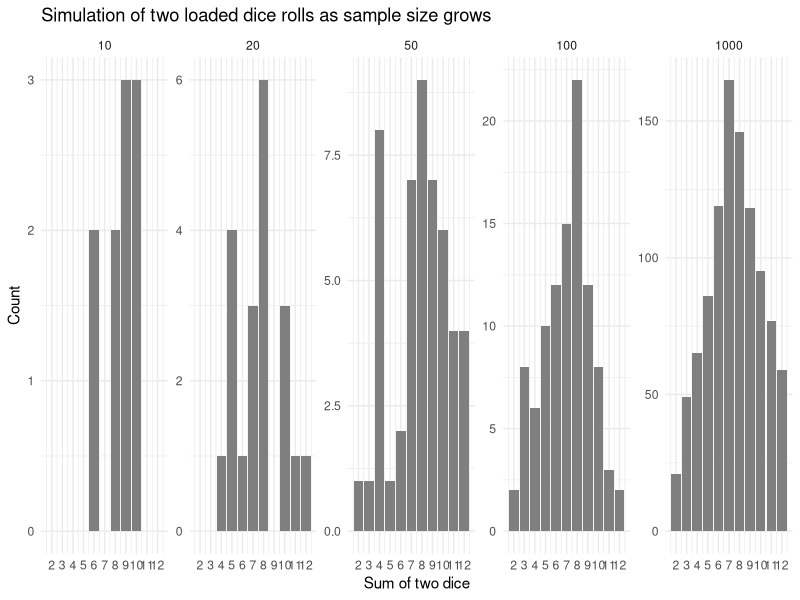
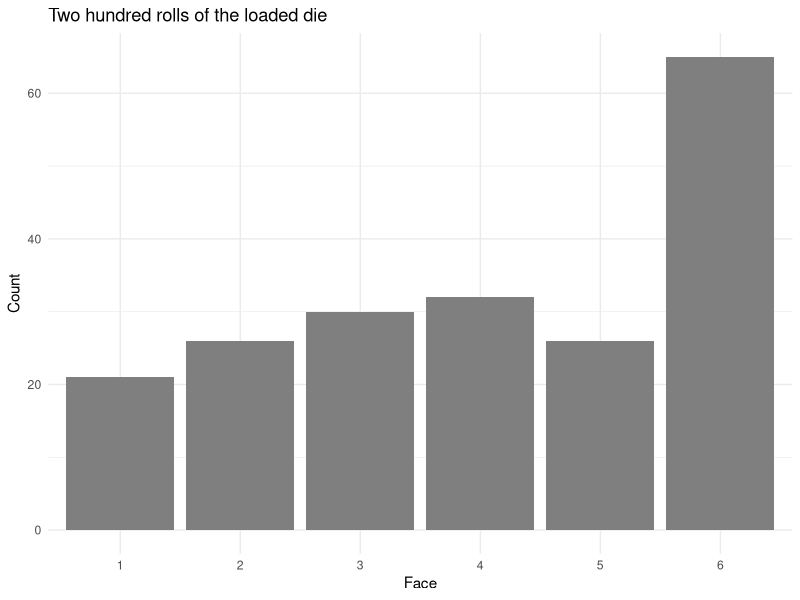

Generate these figures, in order, with R:
## ---- chunk 1
#| message: false
library(tidyverse)
## ---- chunk 2
#| cache: true
throw_dice <- function(n, weights = rep(1/6, 6)) {
  die1 <- sample(1:6, size = n, replace = TRUE, prob = weights)
  die2 <- sample(1:6, size = n, replace = TRUE, prob = weights)
  die1 + die2
}
## ---- chunk 3
set.seed(10)
tibble(n = c(10, 20, 50, 100, 1000)) |>
  mutate(sum = map(n, ~ throw_dice(.x, weights = c(0.15, 0.15, 0.15, 0.15, 0.15, 0.25)))) |>
  unnest(cols = c(sum)) |>
  mutate(n = factor(n, levels = c(10, 20, 50, 100, 1000))) |>
  ggplot(aes(x = sum)) +
  geom_bar(fill = "grey50") +
  scale_x_continuous(breaks = 2:12) +
  facet_wrap(~ n, scales = "free_y", nrow = 1) +
  labs(title = "Simulation of two loaded dice rolls as sample size grows",
       x = "Sum of two dice", y = "Count") +
  theme_minimal()
## ---- chunk 4
set.seed(10)
rolls_200 <- sample(1:6, size = 200, replace = TRUE, prob = c(0.14, 0.14, 0.14, 0.14, 0.14, 0.30))
tibble(face = rolls_200) |>
  ggplot(aes(x = factor(face))) +
  geom_bar(fill = "grey50") +
  scale_x_discrete(drop = FALSE, limits = factor(1:6)) +
  labs(title = "Two hundred rolls of the loaded die",
       x = "Face", y = "Count") +
  theme_minimal()
